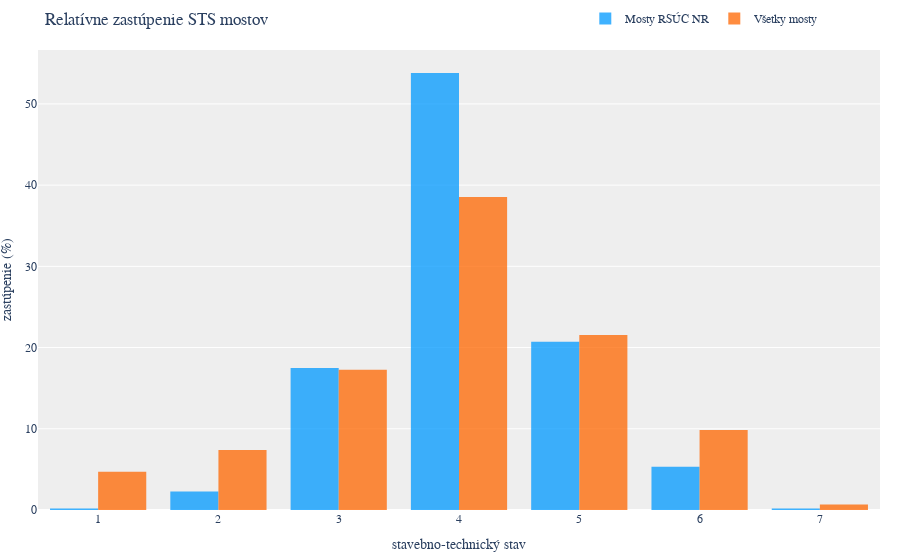

The cell this chart's notebook holds for it:
### Code cell
import plotly.graph_objects as go

# Creating the histogram for filtered_bridges
trace_filtered = go.Histogram(
    x=filtered_bridges["n_2023"],
    name='Mosty RSÚC NR',
    marker_color='#0099FF ',
    opacity=0.75,
    histnorm='percent',
    offsetgroup=1  # Set offsetgroup to 1 for the bars to be side by side
)

# Creating the histogram for df_bridges_all
trace_all = go.Histogram(
    x=df_bridges_all["n_2023"],
    name='Všetky mosty',
    marker_color='#FF6600',
    opacity=0.75,
    histnorm='percent',
    offsetgroup=2  # Set offsetgroup to 2 for the bars to be side by side
)

# Creating the figure and adding the histograms
fig = go.Figure(data=[trace_filtered, trace_all])

# Update the layout with Montserrat font
fig.update_layout(
    title_text='Relatívne zastúpenie STS mostov',
    xaxis_title_text='stavebno-technický stav',
    yaxis_title_text='zastúpenie (%)',
    barmode='group',  # Set barmode to "group" for bars to be side by side
    font=dict(
        family="Montserrat, sans-serif",  # Set font family to Montserrat
    ),
    legend=dict(
        orientation="h",  # Horizontal legend orientation
        yanchor="top",  # Anchor legend to the top
        y=1.10,  # Position the legend slightly above the plot
        xanchor="left",  # Anchor legend to the left
        x=.65  # Align legend to the left
    ),
    plot_bgcolor='#EEEEEE',
    margin=dict(l=0, r=20, t=50, b=50)  # Adjust margins for tight layout
)

# Adjusting the opacity for better visualization
fig.update_traces(opacity=0.75)

fig.show()

### Figure 1 — Plotly figure (JSON) as saved in the notebook; plotly's stock layout.template omitted (floating-point values rounded to 4 significant figures; data arrays with more than 128 entries replaced by an {"elided": "..."} marker saying what was removed)
{"data": [{"histnorm": "percent", "marker": {"color": "#0099FF "}, "name": "Mosty RSÚC NR", "offsetgroup": "1", "opacity": 0.75, "type": "histogram", "x": {"elided": "526 int values"}}, {"histnorm": "percent", "marker": {"color": "#FF6600"}, "name": "Všetky mosty", "offsetgroup": "2", "opacity": 0.75, "type": "histogram", "x": {"elided": "8125 int values"}}], "layout": {"barmode": "group", "font": {"family": "Montserrat, sans-serif"}, "legend": {"orientation": "h", "x": 0.65, "xanchor": "left", "y": 1.1, "yanchor": "top"}, "margin": {"b": 50, "l": 0, "r": 20, "t": 50}, "plot_bgcolor": "#EEEEEE", "title": {"text": "Relatívne zastúpenie STS mostov"}, "xaxis": {"title": {"text": "stavebno-technický stav"}}, "yaxis": {"title": {"text": "zastúpenie (%)"}}}}
